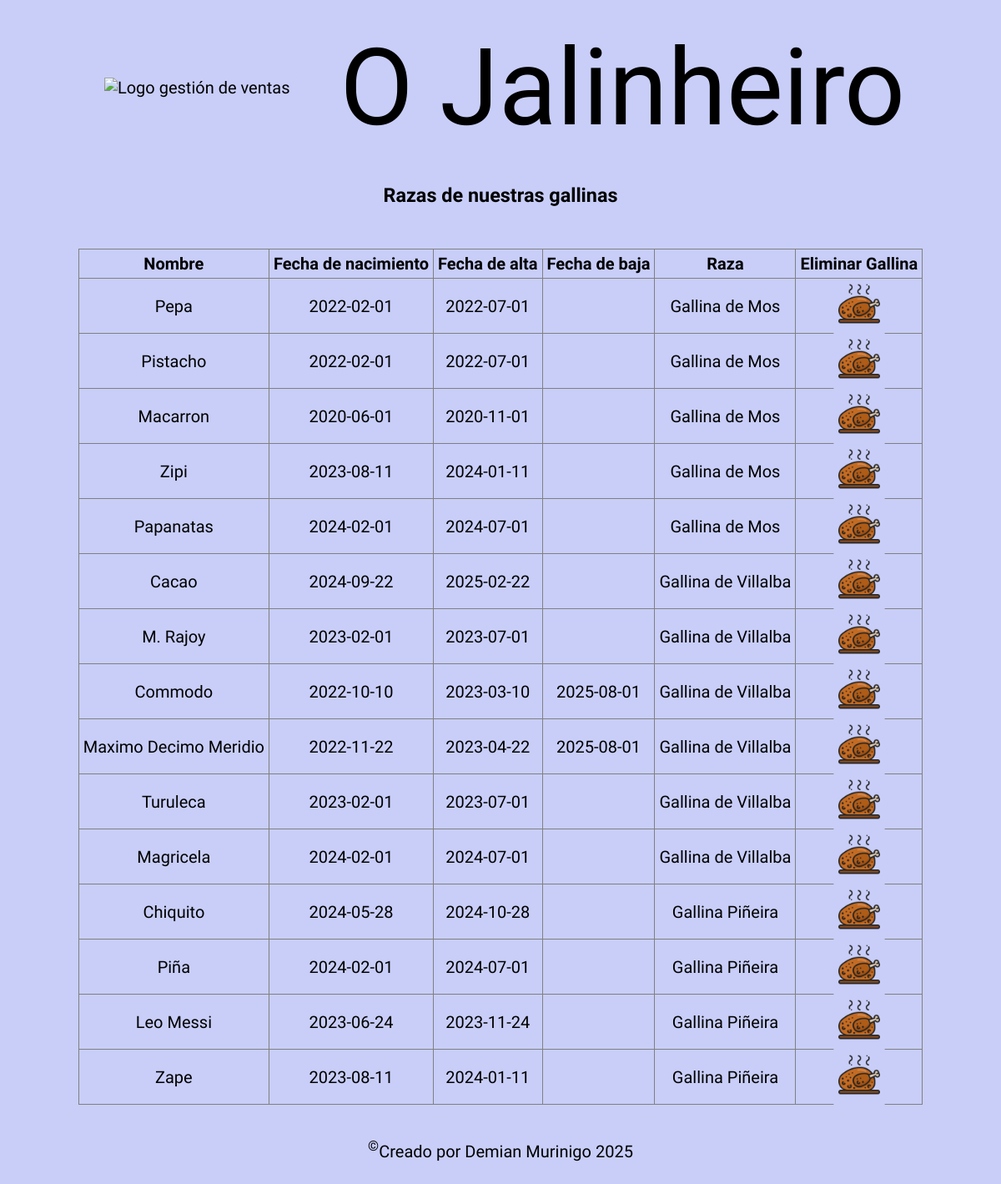
The page /gallinas.php on the database its author committed.
### tables this page shows
CREATE TABLE gallina(
    id INT AUTO_INCREMENT PRIMARY KEY,
    nombre VARCHAR(200) NOT NULL,
    fecha_nacimiento DATE,
    fecha_alta DATE NOT NULL,
    nombre_raza VARCHAR(200) NOT NULL,
    FOREIGN KEY(nombre_raza) REFERENCES raza(nombre)
);

CREATE TABLE baja(
    id_gallina INT PRIMARY KEY,
    fecha DATE NOT NULL,
    causa VARCHAR(50) NOT NULL,
    FOREIGN KEY(id_gallina) REFERENCES gallina(id)
);

### model/gallina_model.php (called while the page is built, shortened)
<?php
function mostrarGallinas()
{
    include("include/db_connection.php");
    $datos = [];
    $sql = "SELECT *
FROM gallina LEFT JOIN baja
ON gallina.id=baja.id_gallina";
    $result = mysqli_query($db, $sql);
    while ($fila = mysqli_fetch_assoc($result)) {
        $datos[] = $fila;
    }
    return $datos;
}

### gallinas.php (the view, shortened to what this page needs)
<!DOCTYPE html>
<html lang="es">
<head>
    <link rel="stylesheet" href="css/style_index.css">
</head>
<body>
    <?php include('./include/cabecera.php'); ?>
    <main>
        <div class="pure">
            <div class="cows">
                <h3>Razas de nuestras gallinas</h3>
                <table class="gallini" border="1">
                    <tr>
                        <th>Nombre</th>
                        <th>Fecha de nacimiento</th>
                        <th>Fecha de alta</th>
                        <th>Fecha de baja</th>
                        <th>Raza</th>
                        <th>Eliminar Gallina</th>
                    </tr>
                    <?php
                    include_once("model/gallina_model.php");
                    $gallinas = mostrarGallinas();
                    foreach ($gallinas as $gallina) { ?>
                        <tr>
                            <td><?php echo $gallina['nombre'] ?></td>
                            <td><?php echo $gallina['fecha_nacimiento'] ?></td>
                            <td><?php echo $gallina['fecha_alta'] ?></td>
                            <td><?php echo $gallina['fecha'] ?></td>
                            <td><?php echo $gallina['nombre_raza'] ?></td>
                            <td><a href="controller/gallina_eliminar.php?id=<?php echo $gallina['id'] ?>"><img id="muerte2" src="./img/pollo-asado.png" alt="gallina al horno"></a></td>
                        </tr>
                    <?php
                    }
                    ?>
                </table>
            </div>
        </div>
    </main>
    <?php include('./include/pie.php'); ?>
</body>
</html>

### include/cabecera.php
<header>
    <a href="index.php"><img class="logo" src="img/gallina-huevos.png" alt="Logo gestión de ventas"></a>
    <h1>O Jalinheiro</h1>
</header>

### include/pie.php
<footer>
    <p><sup>&copy;</sup>Creado por Demian Murinigo 2025</p>
</footer>

### css/style_index.css (style rules this page uses)
* { margin: 0; padding: 0; box-sizing: border-box; }
body { background-color: #c8cef8; font-family: "Averia Sans Libre", sans-serif; font-weight: 300; padding: 30px; font-size: 20px; min-height: 100vh; display: flex; flex-direction: column; gap: 40px; }
main { flex-grow: 1; display: flex; flex-direction: row; }
h1 { text-align: center; font-family: "Londrina Sketch", sans-serif; font-weight: 400; font-size: 8rem; }
header { display: flex; justify-content: center; align-items: center; gap: 50px; }
footer { text-align: center; }
h3,a { text-decoration: none; color: black; text-align: center; }
#muerte, #muerte2 { width: 50px; }
.logo { height: 150px; }
.cows { width: max-content; display: flex; flex-direction: column; align-items: center; gap: 50px; }
td, th, tr { text-align: center; padding: 5px; }
table { border-collapse: collapse; }
.pure { flex-grow: 1; display: flex; flex-direction: row; flex-wrap: wrap; justify-content: space-around; gap: 30px; }
a { border-radius: 15px; padding: 10px; background-color: #c8cef8; }

### rows shown on the page
gallina: nombre "Pepa", fecha_nacimiento "2022-02-01", fecha_alta "2022-07-01", nombre_raza "Gallina de Mos"
gallina: nombre "Pistacho", fecha_nacimiento "2022-02-01", fecha_alta "2022-07-01", nombre_raza "Gallina de Mos"
gallina: nombre "Macarron", fecha_nacimiento "2020-06-01", fecha_alta "2020-11-01", nombre_raza "Gallina de Mos"
gallina: nombre "Zipi", fecha_nacimiento "2023-08-11", fecha_alta "2024-01-11", nombre_raza "Gallina de Mos"
gallina: nombre "Papanatas", fecha_nacimiento "2024-02-01", fecha_alta "2024-07-01", nombre_raza "Gallina de Mos"
gallina: nombre "Cacao", fecha_nacimiento "2024-09-22", fecha_alta "2025-02-22", nombre_raza "Gallina de Villalba"
gallina: nombre "M. Rajoy", fecha_nacimiento "2023-02-01", fecha_alta "2023-07-01", nombre_raza "Gallina de Villalba"
baja: id_gallina.nombre "Commodo", id_gallina.fecha_nacimiento "2022-10-10", id_gallina.fecha_alta "2023-03-10", fecha "2025-08-01", id_gallina.nombre_raza "Gallina de Villalba"
baja: id_gallina.nombre "Maximo Decimo Meridio", id_gallina.fecha_nacimiento "2022-11-22", id_gallina.fecha_alta "2023-04-22", fecha "2025-08-01", id_gallina.nombre_raza "Gallina de Villalba"
gallina: nombre "Turuleca", fecha_nacimiento "2023-02-01", fecha_alta "2023-07-01", nombre_raza "Gallina de Villalba"
gallina: nombre "Magricela", fecha_nacimiento "2024-02-01", fecha_alta "2024-07-01", nombre_raza "Gallina de Villalba"
gallina: nombre "Chiquito", fecha_nacimiento "2024-05-28", fecha_alta "2024-10-28", nombre_raza "Gallina Piñeira"
gallina: nombre "Piña", fecha_nacimiento "2024-02-01", fecha_alta "2024-07-01", nombre_raza "Gallina Piñeira"
gallina: nombre "Leo Messi", fecha_nacimiento "2023-06-24", fecha_alta "2023-11-24", nombre_raza "Gallina Piñeira"
gallina: nombre "Zape", fecha_nacimiento "2023-08-11", fecha_alta "2024-01-11", nombre_raza "Gallina Piñeira"
